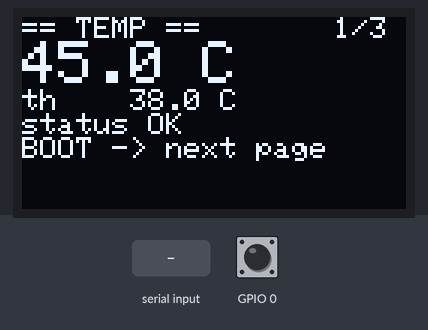
Recording of a program running on a simulated ESP32-S3. On the bench: 128×64 one-colour display. The test bench sets the inputs (shaded band); at power-on: GPIO 0 HIGH. WiFi joins after 1.5 s; servers stay silent unless stated; EEPROM starts erased; what the program prints to the serial monitor is not drawn.

Above: at 1.7 s.
1.8 s: GPIO 0 pulled LOW for 0.15 s
At 3.1 s:
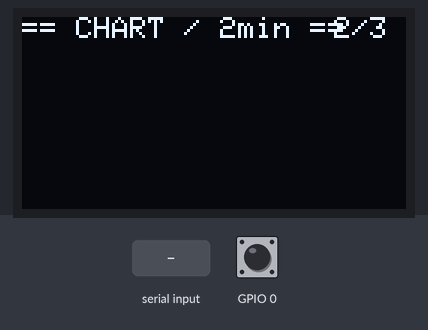
4.9 s: GPIO 0 pulled LOW for 3.2 s
At 5.31 s:
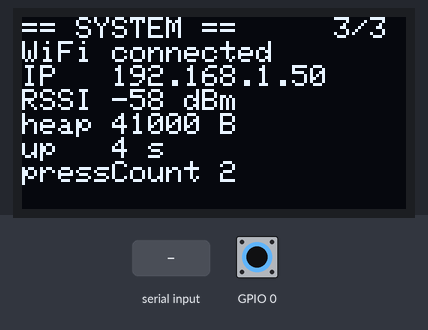
11.1 s: "th  45\n" received over Serial
At 11.9 s:
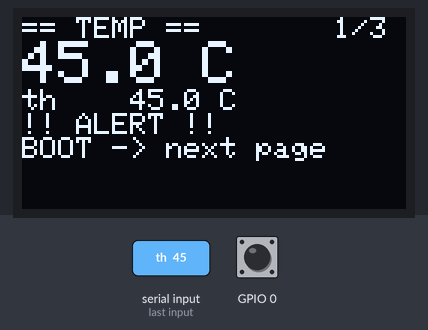
13.0 s: GPIO 0 pulled LOW for 1 s
At 14.3 s:
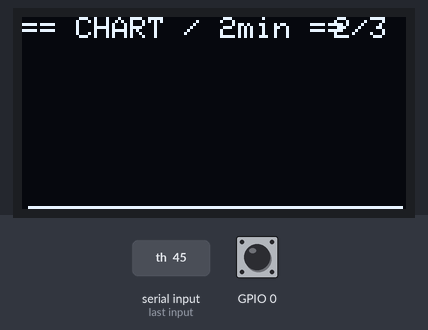
Timing chart, 0 to 16.0 s (numbered marks = the images above; inputs shaded):
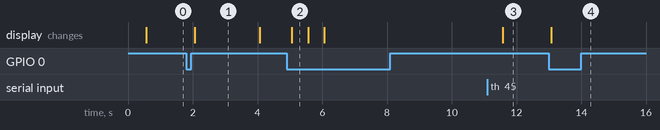

Measured:
- after the input at 1.8 s, the display: changes after 0.26 s (image 1)
- after the input at 4.9 s, the display: changes after 0.16 s (image 2)
- after the input at 11.1 s, the display: changes after 0.47 s (image 3)
- after the input at 13.0 s, the display: changes after 0.07 s (image 4)
- what the display in image 1 shows lasts 2.0 s, from 2.1 s to 4.1 s
- what the display in image 2 shows lasts 0.5 s, from 5.1 s to 5.6 s

The program:

main.cpp
```cpp
#include <Arduino.h>
#include <WiFi.h>
#include <WebServer.h>
#include <ESPmDNS.h>
#include <Esp.h>
#include "wifi_secrets.h"
#include <Preferences.h>
#include <Wire.h>
#include <Adafruit_GFX.h>
#include <Adafruit_SSD1306.h>
#include <ArduinoOTA.h>

#define RGB_PIN 48

const char* WIFI_SSID = WIFI_SSID_NAME;
const char* WIFI_PASS = WIFI_PASSWORD;

WebServer server(80);

static const uint8_t MAX_LEVEL = 40;
const uint8_t COLORS[6][3] = {
  {1,0,0},{0,1,0},{0,0,1},{1,1,0},{0,1,1},{1,0,1}
};
const char* NAMES[6] = {"Red","Green","Blue","Yellow","Cyan","Purple"};

int  colorIdx  = 0;
bool breathing = true;
int  level = 0, step = 1;
unsigned long lastBreath = 0;
const int BREATH_INTERVAL = 15;
unsigned long bootMs = 0;

// ---- 温度历史（Day 8 的环形数组）----
#define HIST_N 60
float hist[HIST_N];
int  histCount = 0, histPos = 0;
unsigned long lastSample = 0;
const unsigned long SAMPLE_MS = 2000;

// ---- Day 9 新增：阈值 + 滞回 + 状态 ----
float threshold = 38.0;     // 首次开机默认（实测基线+2，见 day09 踩坑）
bool  alert     = false;
Preferences prefs;          // NVS：往 Flash 里存参数，掉电不丢
Adafruit_SSD1306 oled(128, 64, &Wire, -1);
const float HYST = 1.0;     // 滞回：低于 阈值-1 才解除，防止临界点反复跳
int oledPage = 0;              // 0=温度 1=曲线 2=系统
int pressCount = 0;            // BOOT 按过几次
// Day 21：多久没按 BOOT 就自动回首页。改成 1000 试一次，现象会明显变快。
const unsigned long IDLE_MS = 5000;

void applyLevel() {
  if (!breathing) { neopixelWrite(RGB_PIN, 0, 0, 0); return; }
  neopixelWrite(RGB_PIN,
                COLORS[colorIdx][0] * level,
                COLORS[colorIdx][1] * level,
                COLORS[colorIdx][2] * level);
}

String page() {
  String s = "<!DOCTYPE html><html><head><meta charset='utf-8'>";
  s += "<meta name='viewport' content='width=device-width,initial-scale=1'>";
  s += "<title>ESP32-S3 Monitor</title></head><body style='font-family:sans-serif'>";
  s += "<h2>ESP32-S3 Monitor</h2>";

  // 告警横幅
  s += "<div id='warn' style='font-size:22px;font-weight:bold'>checking...</div>";

  // 阈值设置表单：填数字点 Set，会请求 /set?th=xx
  s += "<form action='/set'>Threshold: <input name='th' value='";
  s += String(threshold, 1);
  s += "' style='width:70px'> C <button>Set</button></form><br>";

  for (int i = 0; i < 6; i++) {
    s += "<a href='/color?i=" + String(i) + "'>";
    s += "<button style='font-size:18px;padding:12px 20px;margin:5px'>" + String(NAMES[i]) + "</button></a>";
  }
  s += "<br><br><a href='/breath?on=1'><button style='font-size:18px;padding:12px 20px;margin:5px'>Breath ON</button></a>";
  s += "<a href='/breath?on=0'><button style='font-size:18px;padding:12px 20px;margin:5px'>Breath OFF</button></a>";
  s += "<a href='/off'><button style='font-size:18px;padding:12px 20px;margin:5px'>OFF</button></a>";

  s += "<h3>Live Data</h3><div id='box'>loading...</div>";
  s += "<h3>Temp (last 2 min)</h3>";
  s += "<canvas id='cv' width='320' height='120' style='border:1px solid #aaa'></canvas>";

  s += "<script>"
       "function draw(a){var c=document.getElementById('cv');if(!c)return;"
       "var g=c.getContext('2d');g.clearRect(0,0,c.width,c.height);"
       "if(!a||a.length<2)return;"
       "var mn=Math.min.apply(null,a),mx=Math.max.apply(null,a);if(mx-mn<1){mx=mn+1;}"
       "g.beginPath();"
       "for(var i=0;i<a.length;i++){"
       "var x=2+i/(a.length-1)*(c.width-4);"
       "var y=c.height-4-(a[i]-mn)/(mx-mn)*(c.height-8);"
       "if(i==0)g.moveTo(x,y);else g.lineTo(x,y);}"
       "g.strokeStyle='#e33';g.lineWidth=2;g.stroke();}"
       "async function upd(){try{var r=await fetch('/api');var j=await r.json();"
       "var w=document.getElementById('warn');"
       "if(j.alert){w.innerHTML='&#9888; ALERT! Temp too high';w.style.color='#d00';}"
       "else{w.innerHTML='OK (temp below '+j.th+' C)';w.style.color='#080';}"
       "document.getElementById('box').innerHTML='Uptime: '+j.uptime+' s<br>Heap: '+j.heap+' B<br>"
       "WiFi RSSI: '+j.rssi+' dBm<br>Temp now: '+j.temp+' C<br>Now: '+j.color"
       "+(j.breathing?' (breathing)':' (solid)');"
       "draw(j.hist);}catch(e){}}"
       "upd();setInterval(upd,2000);</script>";

  s += "</body></html>";
  return s;
}
// ---- Day 11 新增：串口命令处理 ----
String cmdBuf = "";
void handleCmd(String line) {
  line.trim();                          // 去掉末尾回车/空格
  if (line.length() == 0) return;
  if (line.startsWith("th ")) {
    float v = line.substring(3).toFloat();
    if (v > 20.0 && v < 80.0) {
      threshold = v;
      prefs.putFloat("th", threshold);  // 顺手存 NVS，Day 10 的功能直接复用
      Serial.printf("threshold -> %.1f (saved)\n", threshold);
    } else Serial.println("th out of range (20-80)");
  } else if (line == "show") {
    Serial.printf("temp %.1f C | th %.1f | %s | heap %u B\n",
                  temperatureRead(), threshold,
                  alert ? "ALERT" : "OK", ESP.getFreeHeap());
                    } else if (line == "wifi" || line.startsWith("wifi ")) {   // 精确匹配，别把 wificlr 吞掉
    int s1 = line.indexOf(' ');
    if (s1 < 0) {                     // 不带参数：显示当前
      Serial.printf("wifi now: %s (RSSI %d dBm)\n", WiFi.SSID().c_str(), WiFi.RSSI());
      Serial.println("usage: wifi <ssid> <password>");
    } else {
      int s2 = line.lastIndexOf(' ');   // 用最后一个空格切：SSID 可带空格，密码放最后且不含空格
      if (s2 < 0) { Serial.println("usage: wifi <ssid> <password>"); return; }
      String nssid = line.substring(s1 + 1, s2); nssid.trim();
      String npass = line.substring(s2 + 1);     npass.trim();
      if (nssid.length() == 0 || npass.length() < 8) {
        Serial.println("bad args (password must be >= 8 chars)");
      } else {
        prefs.putString("ssid", nssid);
        prefs.putString("pass", npass);
        Serial.printf("wifi saved: %s, type reboot to apply\n", nssid.c_str());
      }
    }
  } else if (line == "wificlr") {      // 清掉存的，回到 wifi_secrets.h 那套
    prefs.remove("ssid"); prefs.remove("pass");
    Serial.println("wifi config cleared, reboot to use wifi_secrets.h");
  } else if (line == "reboot") {
    Serial.println("rebooting...");
    delay(300);
    ESP.restart();
  } else {
    Serial.println("unknown cmd. try: show / th <num> / reboot");
  }
}
void refreshOled() {
  oled.clearDisplay();
  oled.setTextColor(SSD1306_WHITE);
  oled.setTextSize(1);
  oled.setCursor(0, 0);

  if (oledPage == 0) {                       // 页 1/3：大字温度
    oled.println("== TEMP ==");
    oled.setTextSize(2);
    oled.printf("%.1f C\n", temperatureRead());
    oled.setTextSize(1);
    oled.printf("th    %.1f C\n", threshold);
    oled.println(alert ? "!! ALERT !!" : "status OK");
    oled.println("BOOT -> next page");

  } else if (oledPage == 1) {               // 页 2/3：全屏曲线
    oled.println("== CHART / 2min ==");
    if (histCount > 1) {
      float mn = 200, mx = -50;
      for (int i = 0; i < histCount; i++) {
        float v = hist[(histPos - histCount + i + HIST_N) % HIST_N];
        if (v < mn) mn = v;
        if (v > mx) mx = v;
      }
      if (mx - mn < 0.5) mx = mn + 0.5;
      int lastX = 0, lastY = 0;
      for (int i = 0; i < histCount; i++) {
        int k = (histPos - histCount + i + HIST_N) % HIST_N;
        int x = 2 + i * 124 / (histCount - 1);
        int y = 63 - (int)((hist[k] - mn) / (mx - mn) * 50);
        if (i > 0) oled.drawLine(lastX, lastY, x, y, SSD1306_WHITE);
        lastX = x; lastY = y;
      }
    }

  } else {                                  // 页 3/3：系统信息
    oled.println("== SYSTEM ==");
    oled.println(WiFi.status() == WL_CONNECTED ? "WiFi connected" : "WiFi offline");
    oled.printf("IP   %s\n", WiFi.localIP().toString().c_str());
    oled.printf("RSSI %d dBm\n", WiFi.RSSI());
        oled.printf("heap %u B\n", ESP.getFreeHeap());
    oled.printf("up   %u s\n", (millis() - bootMs) / 1000);
    oled.printf("pressCount %d\n", pressCount);
  }

  oled.setTextSize(1);
  oled.setCursor(104, 0);
  oled.printf("%d/3", oledPage + 1);
  oled.display();
}


void handleApi() {
  String j = "{";
  j += "\"uptime\":"    + String((millis() - bootMs) / 1000);
  j += ",\"heap\":"     + String(ESP.getFreeHeap());
  j += ",\"rssi\":"     + String(WiFi.RSSI());
  j += ",\"temp\":"     + String(temperatureRead(), 1);
  j += ",\"th\":"       + String(threshold, 1);
  j += ",\"alert\":"    + String(alert ? 1 : 0);
  j += ",\"color\":\""  + String(NAMES[colorIdx]) + "\"";
  j += ",\"breathing\":" + String(breathing ? 1 : 0);
  j += ",\"hist\":[";
  for (int i = 0; i < histCount; i++) {
    int k = (histPos - histCount + i + HIST_N) % HIST_N;
    if (i) j += ",";
    j += String(hist[k], 1);
  }
  j += "]}";
  server.send(200, "application/json", j);
}

void sendHome() {
  server.sendHeader("Location", "/");
  server.send(303);
}

// ---- Day 20：把「连上 WiFi 之后才能做的事」单独装进一个函数 ----
// 这个函数我写好了，你不用改。今天你只负责在 loop() 里决定：
//   什么时候调用它、以及调用几次。
void startOta() {
  Serial.print(">>> open: http://");
  Serial.println(WiFi.localIP());
  ArduinoOTA.setHostname("esp32-s3-ota");
  ArduinoOTA.onStart([]() { Serial.println("OTA start"); });
  ArduinoOTA.onEnd([]()   { Serial.println("\nOTA done, rebooting"); });
  ArduinoOTA.onProgress([](unsigned int p, unsigned int t) {
    Serial.printf("OTA: %u%%\r", p * 100 / t);
  });
  ArduinoOTA.onError([](ota_error_t e) { Serial.printf("OTA Error[%u]\n", e); });
  ArduinoOTA.begin();
  Serial.println("OTA ready");
}

void setup() {
  Serial.begin(115200);
  delay(500);
    Wire.begin(8, 9);                      // SDA=GPIO8, SCL=GPIO9
  if (!oled.begin(SSD1306_SWITCHCAPVCC, 0x3C)) Serial.println("OLED init failed");
  else Serial.println("OLED ready");
  Serial.println("\nDay 21: idle back home");
  pinMode(0, INPUT_PULLUP);   // BOOT 键：GPIO0，按下为低
  prefs.begin("cfg", false);               // 打开叫 "cfg" 的存储区
  threshold = prefs.getFloat("th", 38.0);  // 有存过就读，没存过用 38.0
  Serial.printf("threshold restored: %.1f C\n", threshold);


   // ---- WiFi 凭据优先用 NVS 存的，没有才用 wifi_secrets.h ----
  String ssid = prefs.getString("ssid", WIFI_SSID_NAME);
  String pass = prefs.getString("pass", WIFI_PASSWORD);
  WiFi.mode(WIFI_STA);
  WiFi.begin(ssid.c_str(), pass.c_str());
  Serial.print("connecting to ");
  Serial.println(ssid);

  // ---- Day 20：这里原来是 while 死等最多 20 秒 ----
  // WiFi.begin() 是异步的：调用完就返回，真正的连接在后台自己跑。
  // setup() 只做「开机一次性」的事，一旦卡住，这 20 秒里 loop() 完全不执行，
  // 于是按键没反应、串口命令也没回显 —— 就是昨天那个坑。
  // 现在删掉等待，setup() 立刻结束，连没连上交给 loop() 每轮去查。
  server.on("/",      []() { server.send(200, "text/html; charset=utf-8", page()); });
  server.on("/api",   handleApi);
  server.on("/set",   []() {                 // 网页下发新阈值
    if (server.hasArg("th")) {
      float v = server.arg("th").toFloat();
      if (v > 20.0 && v < 80.0) {
        threshold = v;
        prefs.putFloat("th", threshold);         // 立刻写进 Flash
        Serial.printf("threshold -> %.1f C\n", threshold);
      }
    }
    sendHome();
  });
  server.on("/color", []() {
    if (server.hasArg("i")) {
      colorIdx = server.arg("i").toInt() % 6;
      breathing = true; level = 0; step = 1; applyLevel();
    }
    sendHome();
  });
  server.on("/breath", []() {
    if (server.hasArg("on")) { breathing = server.arg("on").toInt() == 1; applyLevel(); }
    sendHome();
  });
  server.on("/off", []() { breathing = false; applyLevel(); sendHome(); });
  server.begin();
  Serial.println("HTTP server started");
  // Day 20：OTA 不在这儿开了。连上 WiFi 之后由 loop() 调用 startOta()，
  // 具体什么时候调用、调用几次，是今天留给你的那几行。
  bootMs = millis();
}

void loop() {
  // ---- Day 20（已完成）：连上 WiFi 后只初始化一次 OTA ----
  if (WiFi.status() == WL_CONNECTED) {
    static bool otaStarted = false;
    if (!otaStarted) {
      startOta();
      otaStarted = true;
    }
  }

    // ---- Day 11：读串口命令（非阻塞）----
    // ---- Day 17：BOOT 按键切页 ----
   // ---- Day 17: short press = next page ----
  static bool lastBtn = HIGH;
  static unsigned long lastBtnMs = 0;
  bool btn = digitalRead(0);

  // ---- Day 18: long press = back to page 1 ----
  static unsigned long pressMs = 0;   // 0 means: not pressed, or already handled
  if (lastBtn == HIGH && btn == LOW) pressMs = millis();  // press edge
  if (lastBtn == LOW && btn == HIGH) pressMs = 0;         // release edge

      if (lastBtn == HIGH && btn == LOW && millis() - lastBtnMs > 200) {// short press
    lastBtnMs = millis();
    oledPage = (oledPage + 1) % 3;
    Serial.printf("OLED page -> %d\n", oledPage + 1);
    pressCount++;
  }

  // ---- Day 18（已完成）：长按 1 秒回首页，pressMs 清零防重复 ----
  if (millis() - pressMs >= 1000 && pressMs != 0) {
    oledPage = 0;
    Serial.println("long press -> home");
    pressCount = 0;
    pressMs = 0;
  }

  // ==========================================================
  // Day 21 TODO 区 —— 今天自己写 3~5 行，就写在这个位置
  // ==========================================================
  // 目标：连续 IDLE_MS 毫秒没按过 BOOT，就让 OLED 自动回到 1/3 页。
  //
  // 已经给你的：
  //   * IDLE_MS 常量（文件顶部，写好了，可以改数字看现象）
  //   * loop() 里已经有一个变量在记「上次按 BOOT 是什么时候」——
  //     自己往上找，别另起炉灶再声明一个新的
  //
  // 提示（不给答案）：
  //   1. 时间差还是用 millis() 去减，跟 Day 18 长按、Day 20 WiFi 一样
  //   2. 两个条件用 &&，别用逗号（Day 18 踩过）
  //   3. 想想「刚开机时那个变量是几」：IDLE_MS 毫秒之后 millis() - 0
  //      会一直成立，会发生什么？这就是今天最容易踩的坑
  //   4. 回首页用 oledPage = 0，串口打印 "idle -> home"
  //   5. 现在这几行空着，编译照样能过，只是不会自动回首页
  //
  // 填完再编译烧录，按 README 的顺序验收。
  // ==========================================================
  if (millis() - lastBtnMs >= IDLE_MS && oledPage != 0) {
    oledPage = 0;
    lastBtnMs = millis();
    Serial.println("idle -> home");
  }

  lastBtn = btn;
                  // 把「这次」存起来，下轮它就成了「上次」
  while (Serial.available()) {
    char c = Serial.read();
    if (c == '\n')      { handleCmd(cmdBuf); cmdBuf = ""; }
    else if (c != '\r') { cmdBuf += c; }
  }
  server.handleClient();
  ArduinoOTA.handle();
  static unsigned long lastOled = 0;
  if (millis() - lastOled >= 500) { lastOled = millis(); refreshOled(); }

  // ---- 掉线自动重连：每 10 秒查一次，不用 delay ----
  static unsigned long lastWifiCheck = 0;
  if (millis() - lastWifiCheck >= 10000) {
    lastWifiCheck = millis();
    if (WiFi.status() != WL_CONNECTED) {
      Serial.println("WiFi lost, reconnecting...");
      WiFi.reconnect();
    }
  }

  // ---- 每 2 秒采样 + 阈值判断 ----
  if (millis() - lastSample >= SAMPLE_MS) {
    lastSample = millis();
    float t = temperatureRead();
    hist[histPos] = t;
    histPos = (histPos + 1) % HIST_N;
    if (histCount < HIST_N) histCount++;

    // 状态机：只在"状态变化"的那一刻打印，不每轮刷屏
    if (!alert && t >= threshold) {
      alert = true;
      Serial.printf("ALERT ON : %.1f >= %.1f\n", t, threshold);
    } else if (alert && t <= threshold - HYST) {
      alert = false;
      Serial.printf("ALERT OFF: %.1f <= %.1f\n", t, threshold - HYST);
    }
    //Serial.printf("temp %.1f C | th %.1f | %s\n", t, threshold, alert ? "ALERT" : "OK");
  }

  // ---- 告警时红灯快闪，否则照常呼吸 ----
  if (alert) {
    bool on = (millis() / 300) % 2 == 0;
    neopixelWrite(RGB_PIN, on ? MAX_LEVEL : 0, 0, 0);
  } else if (breathing && millis() - lastBreath >= BREATH_INTERVAL) {
    lastBreath = millis();
    level += step;
    if (level >= MAX_LEVEL) { level = MAX_LEVEL; step = -1; }
    if (level <= 0) { level = 0; step = 1; colorIdx = (colorIdx + 1) % 6; }
    applyLevel();
  }
}
```

wifi_secrets.example.h
```cpp
// 模板：复制这个文件为 wifi_secrets.h，然后填你自己的 WiFi
// 注意：wifi_secrets.h 不会进 Git，密码不会泄露到公开仓库
#pragma once

#define WIFI_SSID_NAME "你的WiFi名"
#define WIFI_PASSWORD "你的WiFi密码"
```
